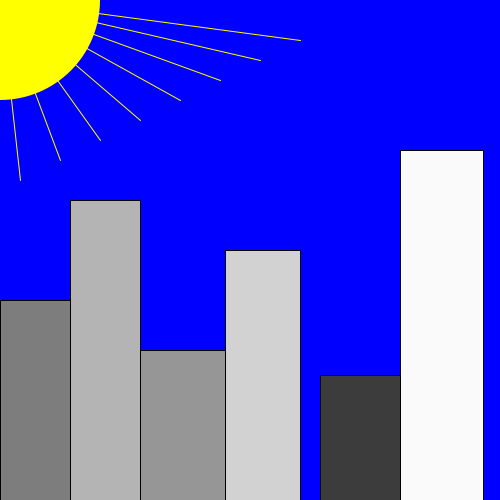
Frame 1 (no input)
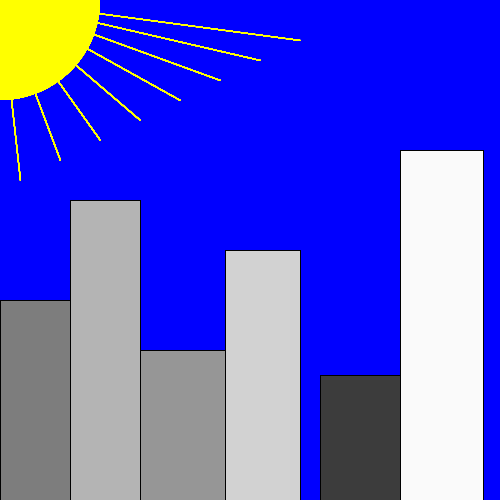
Frame 60 (the mouse pressed at the canvas centre just before this capture)
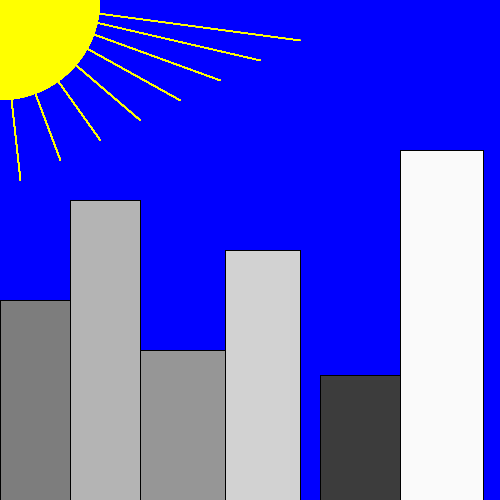
Frame 120 (the mouse held since frame 60 and released just before this capture)

The Processing sketch that drew these frames (run headless with seeded random() and noise(); from frame 60 on, the mouse is pressed at the canvas centre):

// Processing sketch: processing_79320
// ── processing_79320.pde

void setup(){
size(500,500);
background(0,0,255);
}

void draw(){
    
    rectMode(CORNER);
    noStroke();
    fill(255, 255, 0);
    ellipse(0,0,200,200);
    stroke(0,0,0);
    fill(125,125,125);
    rect(0,300,70,200);
    
    fill(180,180,180);
    rect(70,200,70,300);
    
    fill(150,150,150);
    rect(140,350,85,150);
    
    fill(210,210,210);
    rect(225,250,75,250);
    
    fill(60,60,60);
    rect(320,375,80,125);
    
    fill(250,250,250);
    rect(400,150,83,350);
    
   stroke(255,255,0);
   
    line(0,0,20,180);
    line(0,0,60,160);
    line(0,0,100,140);
    line(0,0,140,120);
    line(0,0,180,100);
    line(0,0,220,80);
    line(0,0,260,60);
    line(0,0,300,40);

    
    

  
}
